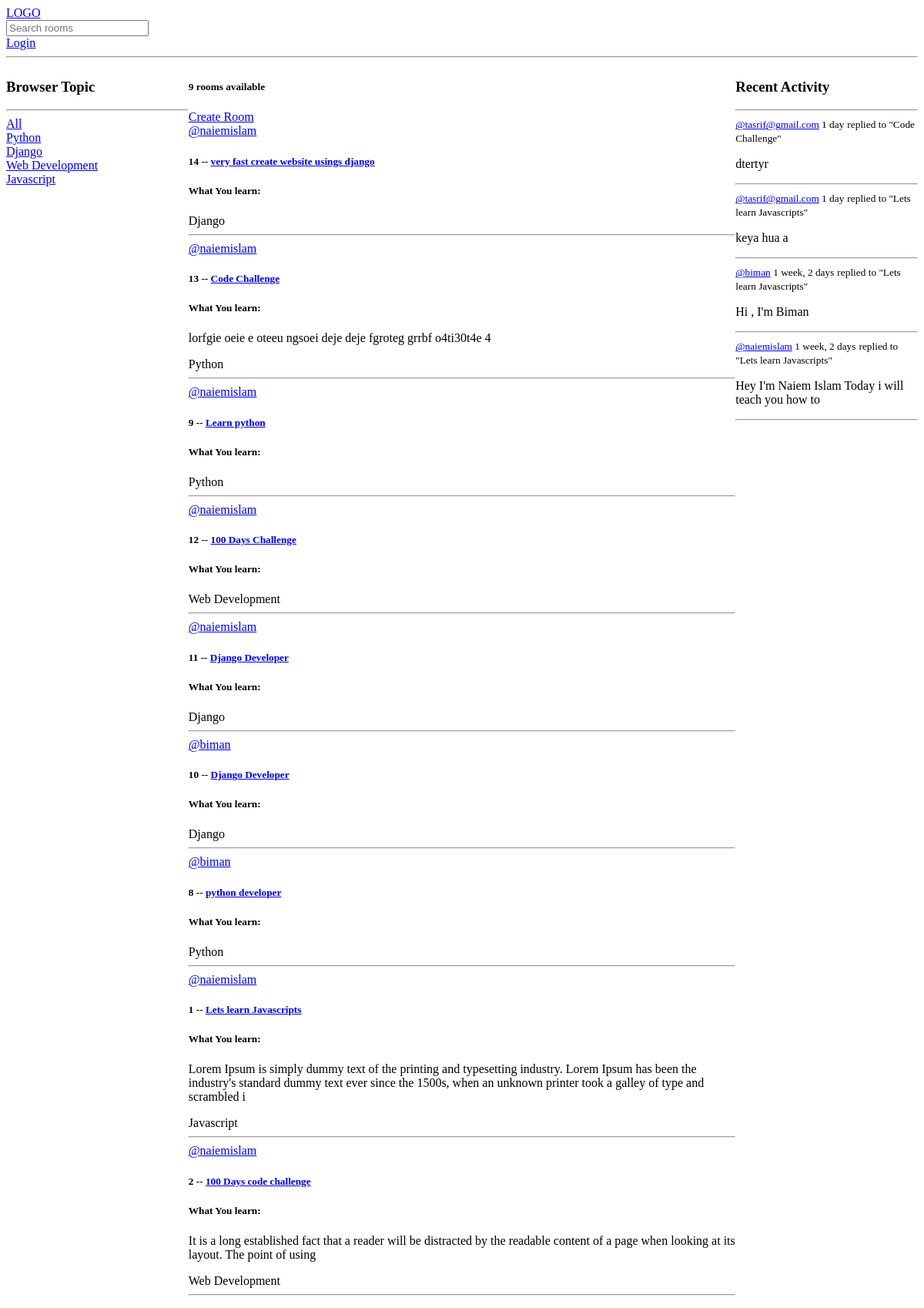
Before: / with the older database file.
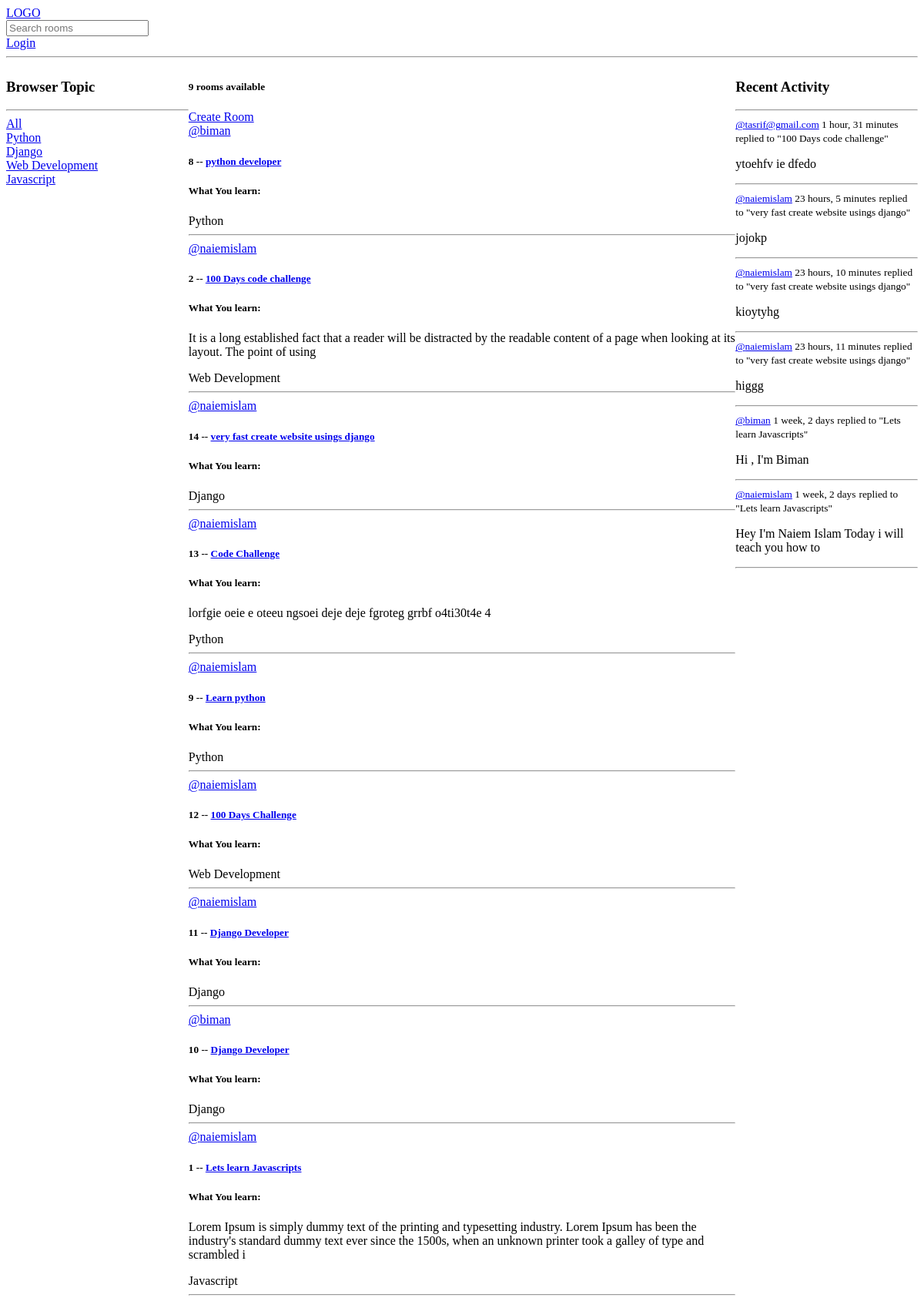
After: the same page with the newer database file.
### base/models.py (models this page shows, shortened)
class Topic(models.Model):
    name = models.CharField(max_length=200)

class Room(models.Model):
    host = models.ForeignKey(User, on_delete=models.SET_NULL, null=True)
    topic = models.ForeignKey(Topic, on_delete=models.SET_NULL, null=True)
    name = models.CharField(max_length=200)
    description = models.TextField(null=True, blank=True)
    participants = models.ManyToManyField(User, related_name='participants', blank=True)
    updated = models.DateTimeField(auto_now=True)
    created = models.DateTimeField(auto_now_add=True)
    class Meta:
        ordering = ['-updated', '-created']
    def __str__(self):
        return self.name

class Message(models.Model):
    user = models.ForeignKey(User, on_delete=models.CASCADE)
    room = models.ForeignKey(Room, on_delete=models.CASCADE)
    body = models.TextField()
    updated = models.DateTimeField(auto_now=True)
    created = models.DateTimeField(auto_now_add=True)
    class Meta:
        ordering = ['-updated', '-created']
    def __str__(self):
        return self.body[0:50]

### base/views.py (the view)
# urls.py: path('', views.home, name="home"),
def home(request):
    q = request.GET.get('q') if request.GET.get('q') != None else ''
    rooms =Room.objects.filter(
        Q(topic__name__icontains=q) |
        Q(name__icontains=q) |
        Q(description__icontains=q)
        )
    topics = Topic.objects.all()
    room_count = rooms.count()
    room_message = Message.objects.filter(
        Q(room__topic__name__icontains = q)
        )
    context= {'rooms':rooms, 'topics': topics, 'room_count': room_count, 'room_message': room_message}
    return render(request, 'base/home.html', context)

### base/templates/base/home.html (shortened to what this page needs)
<!DOCTYPE html>
<html lang="en">
<head>
</head>
<body>
    {% extends "main.html" %}
    {% block content %}
    <div class="home-container">
        <div class="aside-bar">
           {% include 'base/topics_components.html'%}
        </div>
        <div>
          {% include 'base/feed_components.html'%}
        </div>
        <div class="recent-active">
          {% include 'base/activity_companents.html'%}
    </div>
    {% endblock content %}

### templates/main.html (shortened to what this page needs)
<!DOCTYPE html>
{% load static %}
<html lang="en">
<head>
    <link rel="stylesheet" type="css" href="{% static 'styles/main.css' %}">
</head>
<body>
    {% include 'navbar.html' %}
    {% block content%}
    {% endblock content%}
</body>
</html>

### templates/navbar.html (shortened to what this page needs)
<!DOCTYPE html>
<html lang="en">
<head>
</head>
<body>
    <a href="/">
        LOGO
    </a>
    <form method="GET" action="{% url 'home' %}">
        <input type="text" name="q" placeholder="Search rooms">
    </form>
    {% if request.user.is_authenticated %}
        <p>{{request.user}}</p>
        <a href="{% url 'logout' %}">Logout</a>
    {% else %}
       <a href="{% url 'login'%}">Login</a>
    {% endif %}
    <hr>
</body>
</html>

### base/templates/base/topics_components.html
<div>
    <h3>Browser Topic</h3>
    <hr>
    <div><a href="{% url 'home' %}">All</a></div>
    {% for topic in topics%}
    <div>
        <a href="{% url 'home'%}?q={{topic.name}}">{{topic.name}}</a>
    </div>
    {% endfor %}
</div>

### base/templates/base/feed_components.html (shortened to what this page needs)
<div>
    <h5>{{room_count}} rooms available</h5>
    <div>
        <a href="{% url 'create-room' %}">Create Room</a>
    </div>
    {%for room in rooms%}
    <div>
        <a href="{% url 'user-profile' room.host.id %}">
            @{{room.host.username}}
        </a>
        <h5>{{room.id}} -- <a href="/room/{{room.id}}">{{room.name}}</a></h5>
        <h5>What You learn:</h5>
        <p>{{room.description}}</p>
        <div>
            {{room.topic.name}}
        </div>
        <hr>
    </div>
    {% endfor %}
</div>

### base/templates/base/activity_companents.html (shortened to what this page needs)
<h3>Recent Activity</h3>
<hr>
{% for message in room_message %}
    <div>
        <small><a href=" {% url 'user-profile' message.user.id %}">@{{message.user}}</a> {{message.created | timesince}}</small>
        <small> replied to "{{message.room}}"</small>
        <p>{{message}}</p>
        <hr>
    </div>
{% endfor %}
</div>

### base/templates/base/home.html (style rules this page uses)
.home-container { display: grid; grid-template-columns: 1fr 3fr 1fr; }

Changed rows visible on the page:
removed Message: user "tasrif@gmail.com", created "1 day", room "Code Challenge", body "dtertyr"
removed Message: user "tasrif@gmail.com", created "1 day", room "Lets learn Javascripts", body "keya hua a"
changed Room "python developer": moves up the list
changed Room "100 Days code challenge": moves up the list
added Message: user "tasrif@gmail.com", created "1 hour, 31 minutes", room "100 Days code challenge", body "ytoehfv ie dfedo"
added Message: user "naiemislam", created "23 hours, 5 minutes", room "very fast create website usings django", body "jojokp"
added Message: user "naiemislam", created "23 hours, 10 minutes", room "very fast create website usings django", body "kioytyhg"
added Message: user "naiemislam", created "23 hours, 11 minutes", room "very fast create website usings django", body "higgg"
